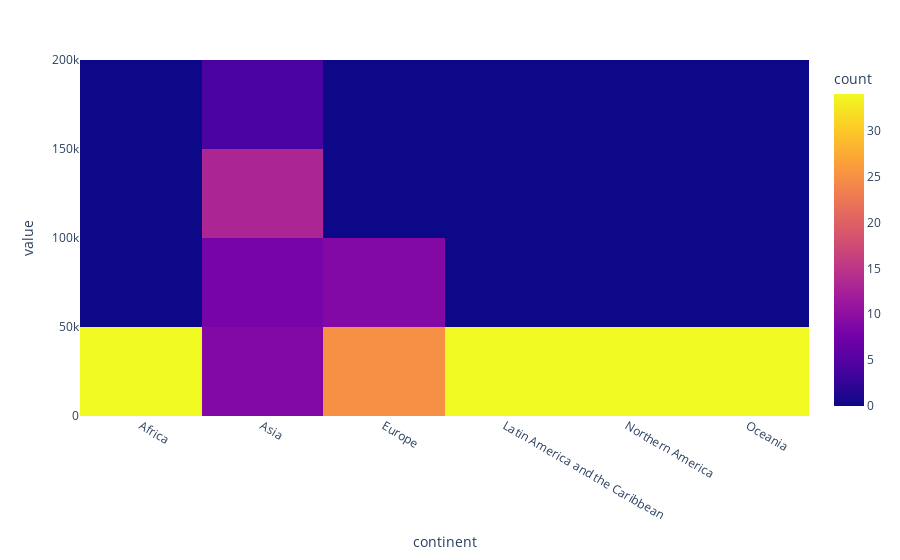

Notebook source saved alongside this figure:
### Code cell
px.density_heatmap(cont_df)

### Figure 1 — Plotly figure (JSON) as saved in the notebook; plotly's stock layout.template omitted (floating-point values rounded to 4 significant figures; data arrays with more than 128 entries replaced by an {"elided": "..."} marker saying what was removed)
{"data": [{"coloraxis": "coloraxis", "hovertemplate": "continent=%{x}<br>value=%{y}<br>count=%{z}<extra></extra>", "name": "", "type": "histogram2d", "x": {"elided": "204 str values"}, "xaxis": "x", "xbingroup": "x", "y": {"elided": "204 int values"}, "yaxis": "y", "ybingroup": "y"}], "layout": {"coloraxis": {"colorbar": {"title": {"text": "count"}}, "colorscale": [[0, "#0d0887"], [0.1111, "#46039f"], [0.2222, "#7201a8"], [0.3333, "#9c179e"], [0.4444, "#bd3786"], [0.5556, "#d8576b"], [0.6667, "#ed7953"], [0.7778, "#fb9f3a"], [0.8889, "#fdca26"], [1, "#f0f921"]]}, "legend": {"tracegroupgap": 0}, "margin": {"t": 60}, "xaxis": {"anchor": "y", "domain": [0, 1], "title": {"text": "continent"}}, "yaxis": {"anchor": "x", "domain": [0, 1], "title": {"text": "value"}}}}
